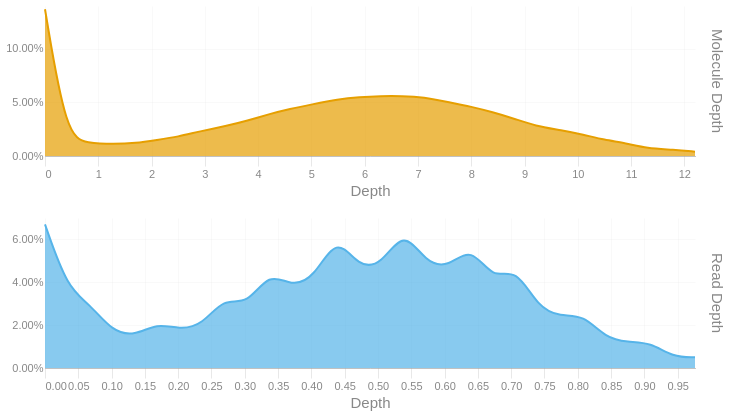

Notebook cell for this chart:
### Code cell
readdep = depth_hist(tb['Read Depth'], q99, 3)
readdep = readdep.with_columns(pl.lit('Read Depth').alias('Metric'))
if not SKIPLR:
    moldep = depth_hist(tb['Molecule Depth'], mol_q99, 1)
    moldep = moldep.with_columns(pl.lit('Molecule Depth').alias('Metric'))
    _hist = pl.concat([readdep, moldep])
    _hist = _hist.filter(pl.col('Proportion') != 0)
    with SafeRender(_hist):
        (
            alt.Chart(_hist)        
            .mark_area(interpolate = "basis")
            .encode(
                x=alt.X('Bin:Q').scale(domainMin=0).axis(alt.Axis(title='Depth')),
                y = alt.Y('Proportion:Q', title = None).axis(format = '.2%'),
                color = alt.Color('Metric:N').legend(None),
                row = alt.Row("Metric:N").header(title = None, labelOrient = 'right'),
                tooltip = [
                    alt.Tooltip("Metric:N", title = "Metric"),
                    alt.Tooltip('Interval:N', title = "Depth Interval"),
                    alt.Tooltip('Proportion:Q', title = "% Alignments").format('.2%')
                ]
            )
            .resolve_scale(x='independent', y='independent')
            .properties(
                height = 150, width = 650,
                usermeta={'embedOptions': {'downloadFileName': f'{samplename}.depth.hist'}}
            )
        ).display()
else:
    readdep = readdep.filter(pl.col('Proportion') != 0)
    with SafeRender(readdep):
        (
            alt.Chart(readdep)        
            .mark_area(interpolate = "basis")
            .encode(
                x=alt.X('Bin:Q').scale(domainMin=0).axis(alt.Axis(title='Depth')),
                y = alt.Y('Proportion:Q', title = None).axis(format = '.2%'),
                tooltip = [
                    alt.Tooltip('Interval:N', title = "Depth Interval"),
                    alt.Tooltip('Proportion:Q', title = "% Alignments").format('.2%')
                ]
            )
            .properties(
                usermeta={'embedOptions': {'downloadFileName': f'{samplename}.depth.hist'}}
            )
        ).display()

### Figure 1 — Vega-Lite specification as saved in the notebook (floating-point values rounded to 4 significant figures)
{"width": 650, "height": 150, "config": {"title": {"anchor": "start", "dy": -15, "fontSize": 18, "color": "#888888", "subtitleColor": "#888888", "subtitleFontSize": 14}, "arc": {"fill": "#0072B2"}, "axis": {"domainColor": "#888888", "domainWidth": 0.5, "gridWidth": 0.2, "grid": false, "titleFontWeight": 400, "titleFontSize": 15, "labelFontSize": 11, "labelColor": "#888888", "tickColor": "#888888", "tickWidth": 0.2, "titleColor": "#888888"}, "axisBand": {"grid": false}, "axisX": {"grid": true, "tickSize": 10, "domainCap": "round"}, "axisY": {"domain": false, "grid": true, "tickSize": 0, "domainCap": "round"}, "background": "transparent", "header": {"labelFontSize": 15, "labelColor": "#888888", "titleFontSize": 15, "titleFontWeight": 600, "titleColor": "#888888"}, "legend": {"labelFont": "sans-serif", "labelFontSize": 12, "labelColor": "#888888", "symbolSize": 100, "symbolType": "circle", "titleFontSize": 12, "titlePadding": 10, "titleColor": "#888888", "title": null}, "range": {"category": ["#E69F00", "#56B4E9", "#009E73", "#F0E442", "#0072B2", "#D55E00", "#CC79A7", "#000000"], "diverging": ["#cfe8f3", "#a2d4ec", "#73bfe2", "#46abdb", "#1696d2", "#12719e"]}, "area": {"fill": "#0072B2", "fillOpacity": 0.7, "line": true, "strokeOpacity": 0.7}, "line": {"color": "#0072B2", "stroke": "#0072B2", "strokeWidth": 2}, "trail": {"color": "#0072B2", "stroke": "#0072B2", "strokeWidth": 0, "size": 1}, "point": {"filled": true, "fillOpacity": 1.0, "size": 95}, "text": {"color": "#888888", "fontSize": 11, "align": "right", "fontWeight": 400, "size": 11}, "bar": {"fill": "#0072B2", "stroke": null}, "view": {"stroke": null, "continuousWidth": 660, "continuousHeight": 400}}, "data": {"name": "data-09200d6719e21dc9ee13149c17e42d30"}, "mark": {"type": "area", "interpolate": "basis"}, "encoding": {"color": {"field": "Metric", "legend": null, "type": "nominal"}, "row": {"field": "Metric", "header": {"title": null, "labelOrient": "right"}, "type": "nominal"}, "tooltip": [{"field": "Metric", "title": "Metric", "type": "nominal"}, {"field": "Interval", "title": "Depth Interval", "type": "nominal"}, {"field": "Proportion", "format": ".2%", "title": "% Alignments", "type": "quantitative"}], "x": {"axis": {"title": "Depth"}, "field": "Bin", "scale": {"domainMin": 0}, "type": "quantitative"}, "y": {"axis": {"format": ".2%"}, "field": "Proportion", "title": null, "type": "quantitative"}}, "resolve": {"scale": {"x": "independent", "y": "independent"}}, "usermeta": {"embedOptions": {"downloadFileName": "TF26LRJL0030_5B_10484332_23Y22YLT4_L7.depth.hist"}}, "$schema": "https://vega.github.io/schema/vega-lite/v6.4.1.json", "datasets": {"data-09200d6719e21dc9ee13149c17e42d30": [{"Bin": 0.0, "Interval": "0.0-0.034", "Proportion": 0.067, "Metric": "Read Depth"}, {"Bin": 0.034, "Interval": "0.034-0.067", "Proportion": 0.037, "Metric": "Read Depth"}, {"Bin": 0.067, "Interval": "0.067-0.101", "Proportion": 0.03, "Metric": "Read Depth"}, {"Bin": 0.101, "Interval": "0.101-0.135", "Proportion": 0.017, "Metric": "Read Depth"}, {"Bin": 0.135, "Interval": "0.135-0.168", "Proportion": 0.015, "Metric": "Read Depth"}, {"Bin": 0.168, "Interval": "0.168-0.202", "Proportion": 0.021, "Metric": "Read Depth"}, {"Bin": 0.202, "Interval": "0.202-0.236", "Proportion": 0.018, "Metric": "Read Depth"}, {"Bin": 0.236, "Interval": "0.236-0.269", "Proportion": 0.02, "Metric": "Read Depth"}, {"Bin": 0.269, "Interval": "0.269-0.303", "Proportion": 0.033, "Metric": "Read Depth"}, {"Bin": 0.303, "Interval": "0.303-0.337", "Proportion": 0.029, "Metric": "Read Depth"}, {"Bin": 0.337, "Interval": "0.337-0.37", "Proportion": 0.045, "Metric": "Read Depth"}, {"Bin": 0.37, "Interval": "0.37-0.404", "Proportion": 0.038, "Metric": "Read Depth"}, {"Bin": 0.404, "Interval": "0.404-0.438", "Proportion": 0.042, "Metric": "Read Depth"}, {"Bin": 0.438, "Interval": "0.438-0.471", "Proportion": 0.062, "Metric": "Read Depth"}, {"Bin": 0.471, "Interval": "0.471-0.505", "Proportion": 0.047, "Metric": "Read Depth"}, {"Bin": 0.505, "Interval": "0.505-0.539", "Proportion": 0.048, "Metric": "Read Depth"}, {"Bin": 0.539, "Interval": "0.539-0.572", "Proportion": 0.065, "Metric": "Read Depth"}, {"Bin": 0.572, "Interval": "0.572-0.606", "Proportion": 0.049, "Metric": "Read Depth"}, {"Bin": 0.606, "Interval": "0.606-0.64", "Proportion": 0.047, "Metric": "Read Depth"}, {"Bin": 0.64, "Interval": "0.64-0.673", "Proportion": 0.057, "Metric": "Read Depth"}, {"Bin": 0.673, "Interval": "0.673-0.707", "Proportion": 0.041, "Metric": "Read Depth"}, {"Bin": 0.707, "Interval": "0.707-0.741", "Proportion": 0.047, "Metric": "Read Depth"}, {"Bin": 0.741, "Interval": "0.741-0.774", "Proportion": 0.028, "Metric": "Read Depth"}, {"Bin": 0.774, "Interval": "0.774-0.808", "Proportion": 0.024, "Metric": "Read Depth"}, {"Bin": 0.808, "Interval": "0.808-0.842", "Proportion": 0.025, "Metric": "Read Depth"}, {"Bin": 0.842, "Interval": "0.842-0.875", "Proportion": 0.014, "Metric": "Read Depth"}, {"Bin": 0.875, "Interval": "0.875-0.909", "Proportion": 0.012, "Metric": "Read Depth"}, {"Bin": 0.909, "Interval": "0.909-0.943", "Proportion": 0.012, "Metric": "Read Depth"}, {"Bin": 0.943, "Interval": "0.943-0.976", "Proportion": 0.005, "Metric": "Read Depth"}, {"Bin": 0.976, "Interval": "0.976-1.01", "Proportion": 0.005, "Metric": "Read Depth"}, {"Bin": 0.0, "Interval": "0.0-0.4", "Proportion": 0.137, "Metric": "Molecule Depth"}, {"Bin": 0.4, "Interval": "0.4-0.8", "Proportion": 0.018, "Metric": "Molecule Depth"}, {"Bin": 0.8, "Interval": "0.8-1.3", "Proportion": 0.012, "Metric": "Molecule Depth"}, {"Bin": 1.3, "Interval": "1.3-1.7", "Proportion": 0.011, "Metric": "Molecule Depth"}, {"Bin": 1.7, "Interval": "1.7-2.1", "Proportion": 0.012, "Metric": "Molecule Depth"}, {"Bin": 2.1, "Interval": "2.1-2.5", "Proportion": 0.015, "Metric": "Molecule Depth"}, {"Bin": 2.5, "Interval": "2.5-2.9", "Proportion": 0.018, "Metric": "Molecule Depth"}, {"Bin": 2.9, "Interval": "2.9-3.4", "Proportion": 0.023, "Metric": "Molecule Depth"}, {"Bin": 3.4, "Interval": "3.4-3.8", "Proportion": 0.028, "Metric": "Molecule Depth"}, {"Bin": 3.8, "Interval": "3.8-4.2", "Proportion": 0.033, "Metric": "Molecule Depth"}, {"Bin": 4.2, "Interval": "4.2-4.6", "Proportion": 0.039, "Metric": "Molecule Depth"}, {"Bin": 4.6, "Interval": "4.6-5.0", "Proportion": 0.044, "Metric": "Molecule Depth"}, {"Bin": 5.0, "Interval": "5.0-5.5", "Proportion": 0.048, "Metric": "Molecule Depth"}, {"Bin": 5.5, "Interval": "5.5-5.9", "Proportion": 0.053, "Metric": "Molecule Depth"}, {"Bin": 5.9, "Interval": "5.9-6.3", "Proportion": 0.055, "Metric": "Molecule Depth"}, {"Bin": 6.3, "Interval": "6.3-6.7", "Proportion": 0.056, "Metric": "Molecule Depth"}, {"Bin": 6.7, "Interval": "6.7-7.1", "Proportion": 0.056, "Metric": "Molecule Depth"}, {"Bin": 7.1, "Interval": "7.1-7.6", "Proportion": 0.055, "Metric": "Molecule Depth"}, {"Bin": 7.6, "Interval": "7.6-8.0", "Proportion": 0.05, "Metric": "Molecule Depth"}, {"Bin": 8.0, "Interval": "8.0-8.4", "Proportion": 0.046, "Metric": "Molecule Depth"}, {"Bin": 8.4, "Interval": "8.4-8.8", "Proportion": 0.041, "Metric": "Molecule Depth"}, {"Bin": 8.8, "Interval": "8.8-9.2", "Proportion": 0.035, "Metric": "Molecule Depth"}, {"Bin": 9.2, "Interval": "9.2-9.7", "Proportion": 0.028, "Metric": "Molecule Depth"}, {"Bin": 9.7, "Interval": "9.7-10.1", "Proportion": 0.024, "Metric": "Molecule Depth"}, {"Bin": 10.1, "Interval": "10.1-10.5", "Proportion": 0.02, "Metric": "Molecule Depth"}, {"Bin": 10.5, "Interval": "10.5-10.9", "Proportion": 0.015, "Metric": "Molecule Depth"}, {"Bin": 10.9, "Interval": "10.9-11.3", "Proportion": 0.012, "Metric": "Molecule Depth"}, {"Bin": 11.3, "Interval": "11.3-11.8", "Proportion": 0.007, "Metric": "Molecule Depth"}, {"Bin": 11.8, "Interval": "11.8-12.2", "Proportion": 0.006, "Metric": "Molecule Depth"}, {"Bin": 12.2, "Interval": "12.2-12.6", "Proportion": 0.004, "Metric": "Molecule Depth"}]}}
